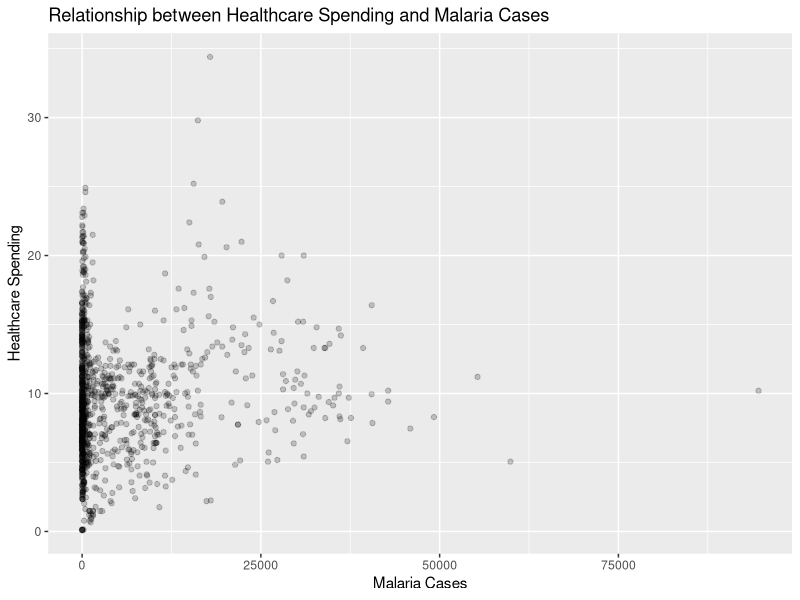
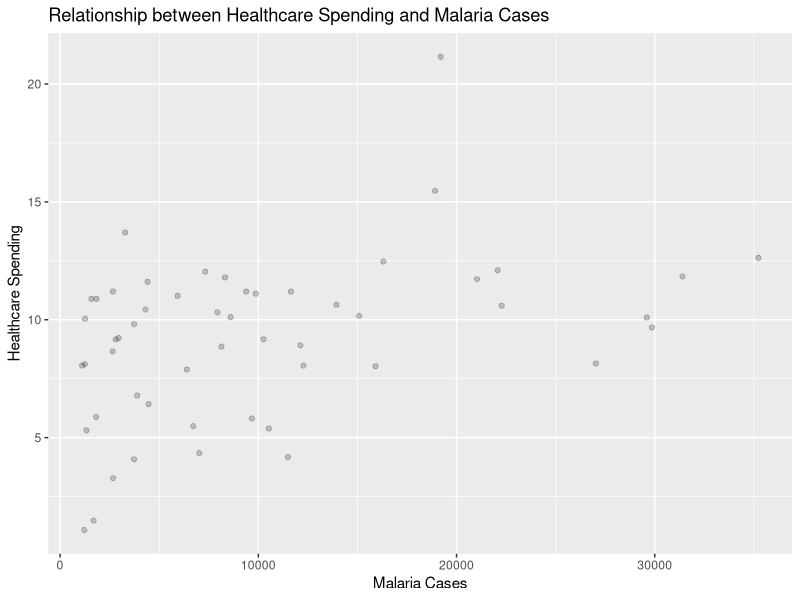
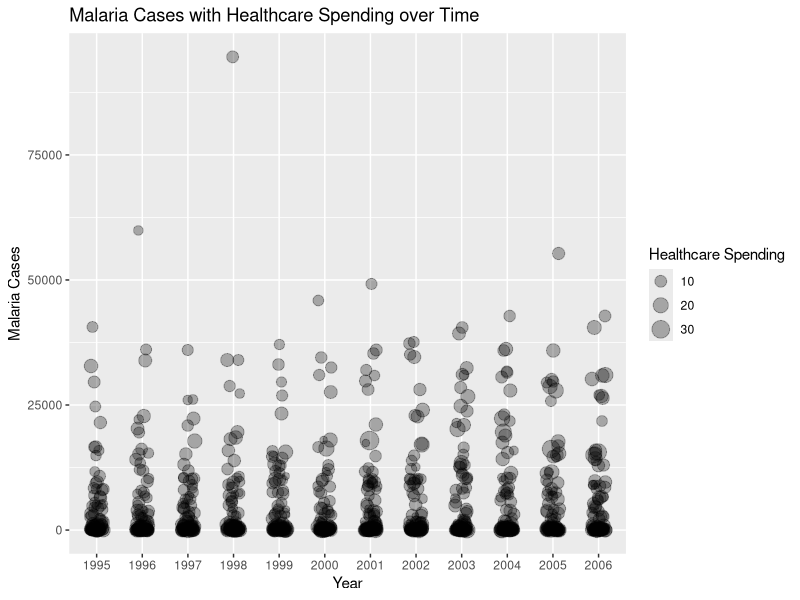
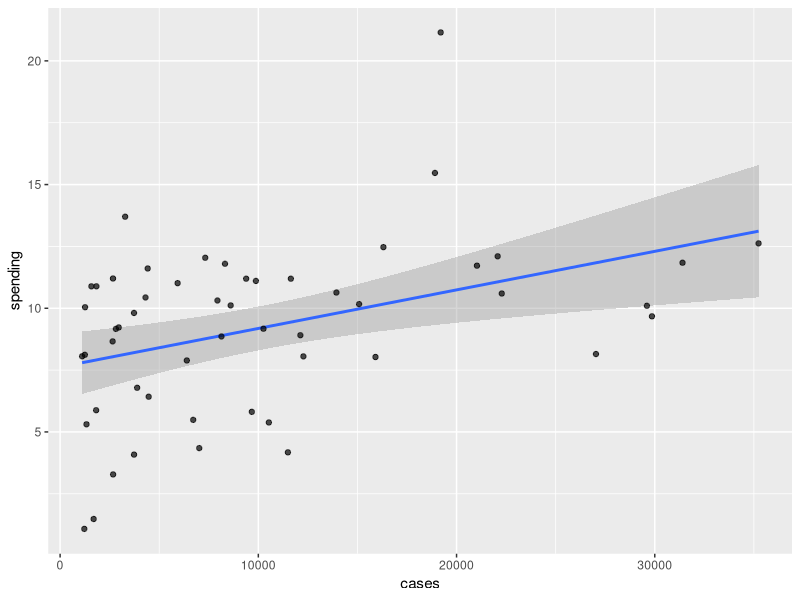
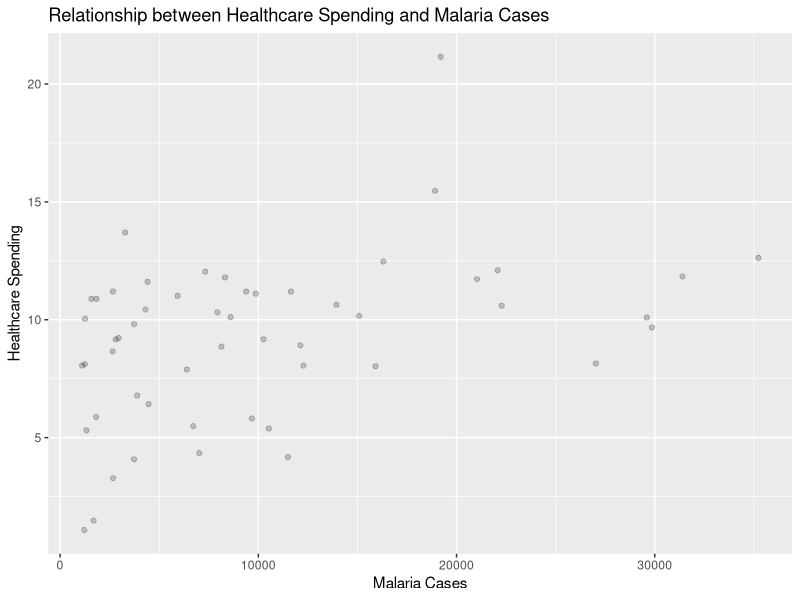
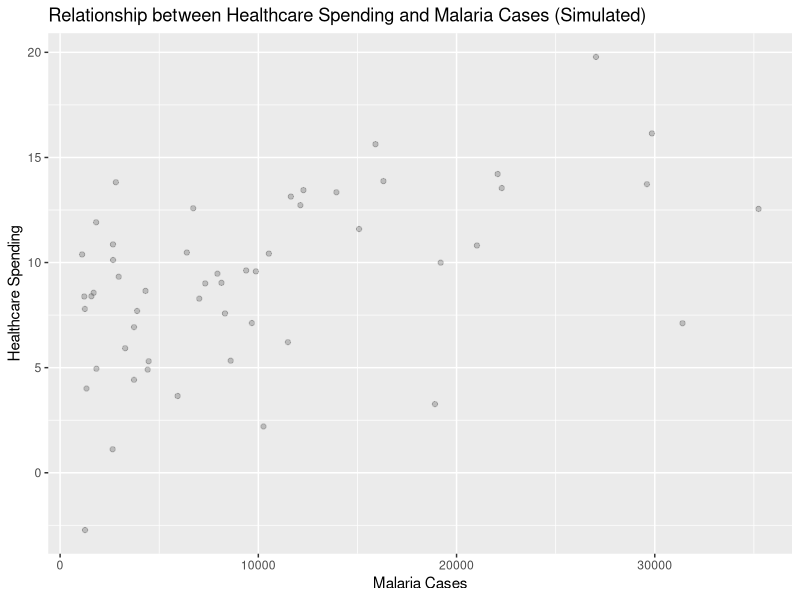

These figures' R source, in order:
## ---- chunk 1
library(tidyverse)
library(kableExtra)
## ---- chunk 2
healthcare_expenditure = read.csv("government_health_spending_of_total_gov_spending_percent.csv")
malaria_cases = read.csv("malaria_cases_per_100000_reported.csv")

## ---- chunk 3

malaria_cases <- malaria_cases |>
  mutate(across(-country, ~ ifelse(str_detect(., "k$"), as.numeric(str_replace(., "k$", ""))*1000, as.numeric(.))))

options(scipen = 999)

## ---- chunk 4

malaria_cases <- malaria_cases |>
  pivot_longer(cols = starts_with("X"), 
               names_to = "year",
               values_to = "cases") |>
  mutate(year = str_remove(year, "X"))

## ---- chunk 5

healthcare_expenditure <- healthcare_expenditure |>
  pivot_longer(cols = starts_with("X"), 
               names_to = "year",
               values_to = "spending") |>
  mutate(year = str_remove(year, "X"))

## ---- chunk 6
# 137 entries contain NA values
data <- healthcare_expenditure |>
  inner_join(malaria_cases)
## ---- chunk 7

ggplot(data, aes(y = spending, x = cases)) +
  geom_point(alpha=0.2) +
  labs(y = "Healthcare Spending", x = "Malaria Cases") +
  ggtitle("Relationship between Healthcare Spending and Malaria Cases")


## ---- chunk 8
filtered_data <- data|>
  filter(!is.na(cases), !is.na(spending))|>
  group_by(country)|>
  summarise(spending = mean(spending, na.rm = TRUE), cases = mean(cases, na.rm = TRUE)) |> filter(cases > 1000)

## ---- chunk 9
ggplot(filtered_data, aes(y = spending, x = cases)) +
  geom_point(alpha=0.2) +
  labs(y = "Healthcare Spending", x = "Malaria Cases") +
  ggtitle("Relationship between Healthcare Spending and Malaria Cases")
## ---- chunk 10

ggplot(data, aes(x = year, y = cases, size = spending)) +
  geom_jitter(alpha=0.3, width=0.15) +
  labs(x = "Year", y = "Malaria Cases", size = "Healthcare Spending") +
  ggtitle("Malaria Cases with Healthcare Spending over Time") +
  scale_size_continuous(name = "Healthcare Spending")


## ---- chunk 11
#creating summarised data using all years
countrywise_data <- data|>
  filter(!is.na(cases), !is.na(spending))|>
  group_by(country)|>
  summarise(spending = mean(spending, na.rm = TRUE), cases = mean(cases, na.rm = TRUE)) |> filter(cases > 1000)
## ---- chunk 12
countrywise_data|>
  ggplot(aes(y=spending, x=cases))+
  geom_smooth(method="lm")+
  geom_point(alpha=0.7)
## ---- chunk 13
model <- lm(spending ~ cases, data=countrywise_data)
summary(model)
## ---- chunk 14
response_variance <- var(countrywise_data$spending)
fitted_values <- predict(model)
fitted_values_variance <- var(fitted_values)
residuals <- residuals(model)
residuals_variance <- var(residuals)

variance_table <- data.frame(
  `Variance Type` = c("Response Values", "Fitted Values", "Residuals"),
  Variance = c(response_variance, fitted_values_variance, residuals_variance)
)

variance_table |>
  kable() |>
  kable_styling()

## ---- chunk 15
r_squared <- summary(model)$r.squared

## ---- chunk 16


predicted_values <- predict(model)

sigma_value <- sigma(model)


residuals_sd <- sqrt(residuals_variance)

set.seed(6548658) #produces consistent output for 3.1
simulated_values <- predicted_values + rnorm(length(predicted_values), mean = 0, sd = sigma_value)


simulated_data <- data.frame(spending = simulated_values, cases = countrywise_data$cases)




## ---- chunk 17
ggplot(filtered_data, aes(y = spending, x = cases)) +
  geom_point(alpha=0.2) +
  labs(y = "Healthcare Spending", x = "Malaria Cases") +
  ggtitle("Relationship between Healthcare Spending and Malaria Cases")
## ---- chunk 18
ggplot(simulated_data, aes(y = spending, x = cases)) +
  geom_point(alpha=0.2) +
  labs(y = "Healthcare Spending", x = "Malaria Cases") +
  ggtitle("Relationship between Healthcare Spending and Malaria Cases (Simulated)")
